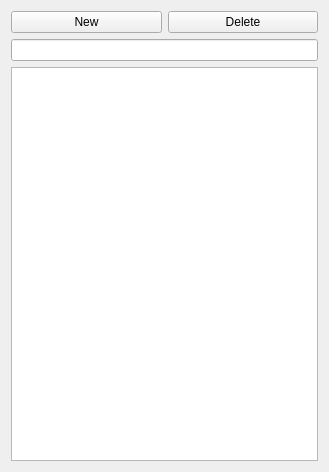
<?xml version="1.0" encoding="UTF-8"?>
<ui version="4.0">
 <class>Resources</class>
 <widget class="QWidget" name="Resources">
  <property name="geometry">
   <rect>
    <x>0</x>
    <y>0</y>
    <width>329</width>
    <height>472</height>
   </rect>
  </property>
  <property name="windowTitle">
   <string>Resources</string>
  </property>
  <layout class="QGridLayout" name="gridLayout">
   <item row="0" column="0">
    <layout class="QVBoxLayout" name="verticalLayout">
     <item>
      <layout class="QHBoxLayout" name="horizontalLayout">
       <item>
        <widget class="QPushButton" name="pushButton_new">
         <property name="text">
          <string>New</string>
         </property>
        </widget>
       </item>
       <item>
        <widget class="QPushButton" name="pushButton_delete">
         <property name="text">
          <string>Delete</string>
         </property>
        </widget>
       </item>
      </layout>
     </item>
     <item>
      <widget class="QLineEdit" name="lineEdit_name"/>
     </item>
     <item>
      <widget class="QTreeView" name="treeView"/>
     </item>
    </layout>
   </item>
  </layout>
 </widget>
 <resources/>
 <connections/>
</ui>
